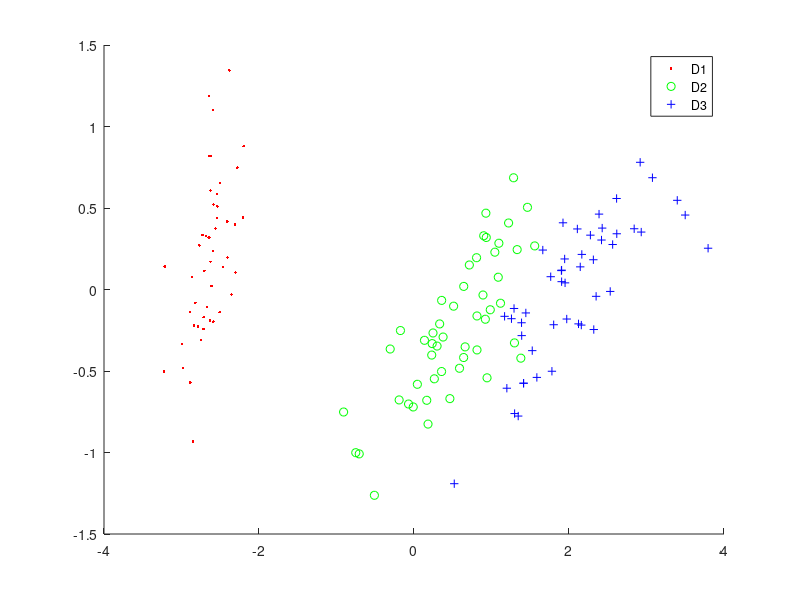

Source code (MATLAB):
load iris_data.mat[N, d] = size(data);xbar = mean(data);S = cov(data);[V, D] = eigs(S, 2);projData = zeros(N, 2);for i = 1:N  projData(i, 1) = dot(data(i, :) - xbar, V(:, 1)');  projData(i, 2) = dot(data(i, :) - xbar, V(:, 2)');endclf;hold on;plot(projData(1:50, 1), projData(1:50, 2), 'r.');plot(projData(51:100, 1), projData(51:100, 2), 'go');plot(projData(101:150, 1), projData(101:150, 2), 'b+');legend('D1', 'D2', 'D3');